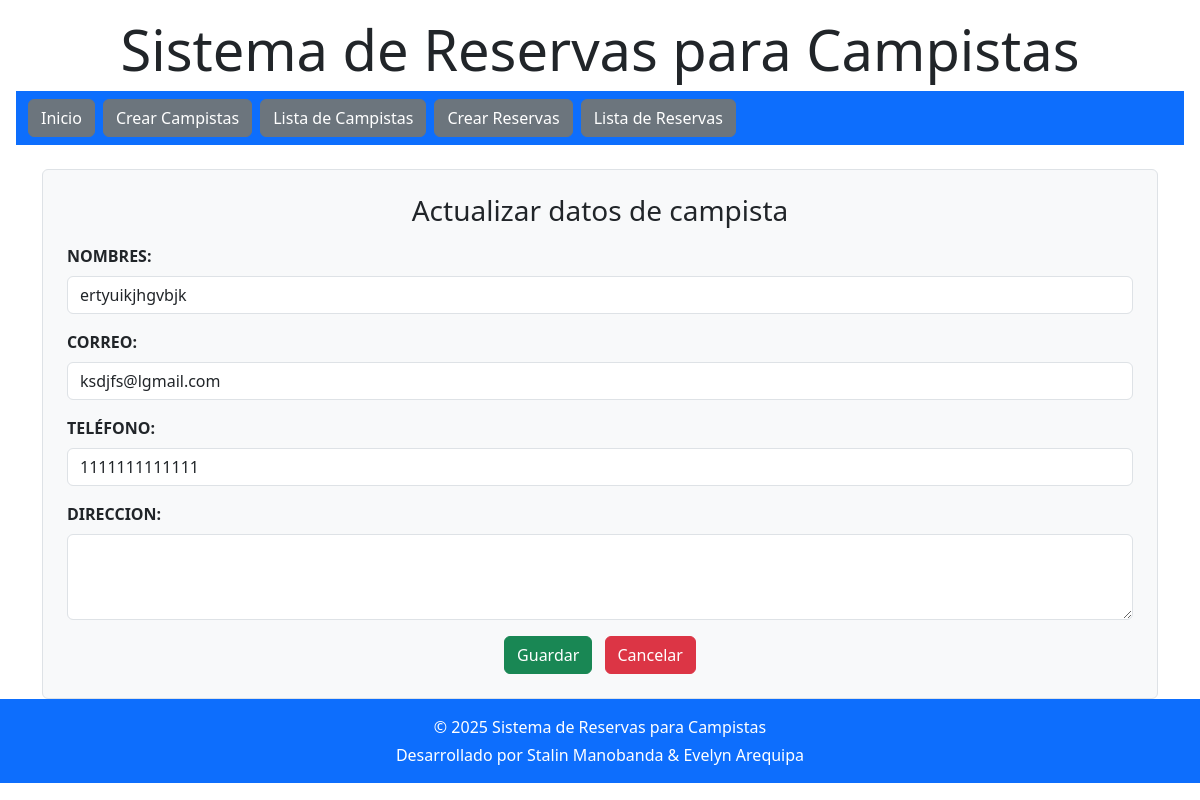
Page /editarCampista/5/ on the committed database.
### Aplicaciones/Campista/models.py (models this page shows)
class Campista(models.Model):
    id = models.AutoField(primary_key=True)
    nombres = models.CharField(max_length=200)
    correo = models.EmailField()
    telefono = models.CharField(max_length=10)
    direccion = models.TextField()

### Aplicaciones/Campista/views.py (the view)
# urls.py: path('editarCampista/<int:id>/', views.editar_campista, name='editar_campista'),
def editar_campista(request,id):
    campista=Campista.objects.get(id=id) #esto seria un tipo select * from
    return render(request,"editarCampista.html" , {'campista':campista})

### Aplicaciones/Campista/Templates/editarCampista.html (shortened to what this page needs)
{% extends "./plantilla.html"%}
{% block contenido %}
<div class="container mt-4">
    <form action="{% url 'edicion_campista' campista.id %}" id="frm_editar_campista" method="post" class="p-4 border rounded bg-light">
        <h3 class="mb-3 text-center">Actualizar datos de campista</h3>
        <div class="mb-3">
            <label for="txt_nombre" class="form-label"><b>NOMBRES:</b></label>
            <input type="text" name="txt_nombre" value="{{campista.nombres}}" id="txt_nombre" class="form-control" required>
        </div>
        <div class="mb-3">
            <label for="txt_correo" class="form-label"><b>CORREO:</b></label>
            <input type="email" name="txt_correo" value="{{campista.correo}}" id="txt_correo" class="form-control" required>
        </div>
        <div class="mb-3">
            <label for="txt_telefono" class="form-label"><b>TELÉFONO:</b></label>
            <input type="text" name="txt_telefono" value="{{campista.telefono}}" id="txt_telefono" class="form-control" required>
        </div>
        <div class="mb-3">
            <label for="txt_direccion" class="form-label"><b>DIRECCION:</b></label>
            <textarea name="txt_direccion" value="{{campista.direccion}}" id="txt_direccion" class="form-control" rows="3"></textarea>
        </div>
        <div class="text-center">
            <button type="submit" class="btn btn-success me-2">Guardar</button>
            <a href="/listadoCampista/" class="btn btn-danger">Cancelar</a>
        </div>
    </form>
</div>
{% endblock %}

### rows in the picture
Campista: txt_nombre "ertyuikjhgvbjk", txt_correo "ksdjfs@lgmail.com", txt_telefono "1111111111111"
